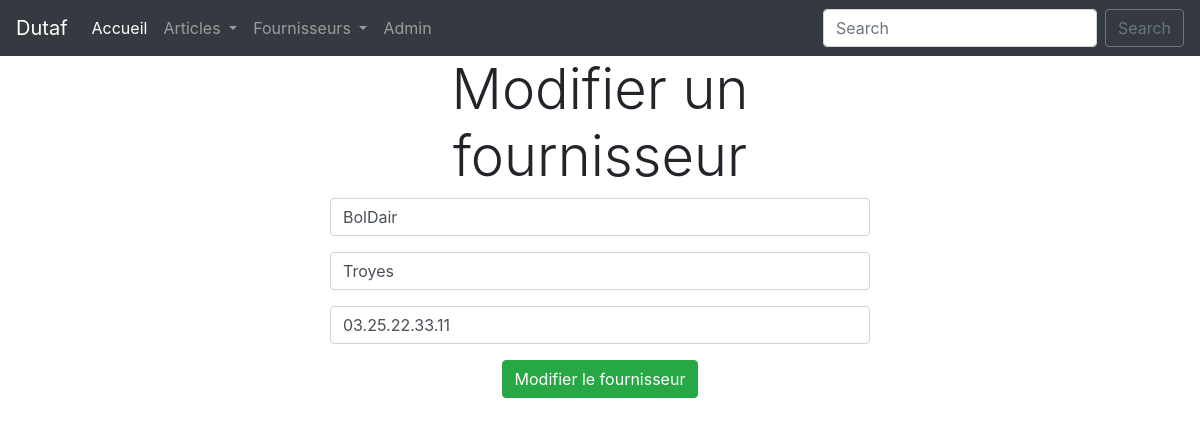
Page /dutaf/admin/fournisseur_modif.php?four_id=8 on the committed database.
### tables this page shows
CREATE TABLE `Fournisseurs` (
  `four_id` int(11) NOT NULL,
  `four_nom` char(30) NOT NULL,
  `four_ville` char(20) NOT NULL,
  `four_tel` char(20) NOT NULL
);

### dutaf/admin/fournisseur_modif.php (the view, shortened to what this page needs)
<!DOCTYPE html>
<html lang="fr" dir="ltr">
    <head>
        <?php
            include('../fonctions.php');
         ?>
    </head>
    <body>
     	<?php
            include("../config.inc.php");
            $bdd = new PDO('mysql:host=localhost;dbname=dutaf', $user, $pass);
            $four_id=$_GET['four_id'];
            $req ='SELECT * FROM Fournisseurs WHERE four_id='.$four_id.'';
            $resultat = $bdd->query($req);
            $four = $resultat->fetch();
        ?>
		<section id="cover">
		    <div id="cover-caption">
		        <div id="container" class="container">
		            <div class="row text-black">
		                <div class="col-sm-6 offset-sm-3 text-center">
		                    <h1 class="display-4">Modifier un fournisseur</h1>
		                    <div class="info-form">
		                        <form action="fournisseur_modif_valid.php" method="get" class="form-inlin justify-content-center">
		                            <div class="form-group">
                                        <?php echo '<input type="text" name="four_nom" class="form-control" value="'.$four['four_nom'].'">'; ?>
		                            </div>
		                            <div class="form-group">
                                        <?php echo '<input type="text" name="four_ville" class="form-control" value="'.$four['four_ville'].'">'; ?>
		                            </div>
		                            <div class="form-group">
		                                <?php echo '<input type="text" name="four_tel" class="form-control" value="'.$four['four_tel'].'">'; ?>
		                            </div>
		                            <button type="submit" class="btn btn-success">Modifier le fournisseur</button>
		                        </form>
		                    </div>
		                    <br>
		                </div>
		            </div>
		        </div>
		    </div>
		</section>
    </body>
</html>

### dutaf/css/style.css (style rules this page uses)
html { font-family: 'Noto Sans JP', sans-serif; }

### rows in the picture
fournisseurs: four_nom "BolDair", four_ville "Troyes", four_tel "03.25.22.33.11"
